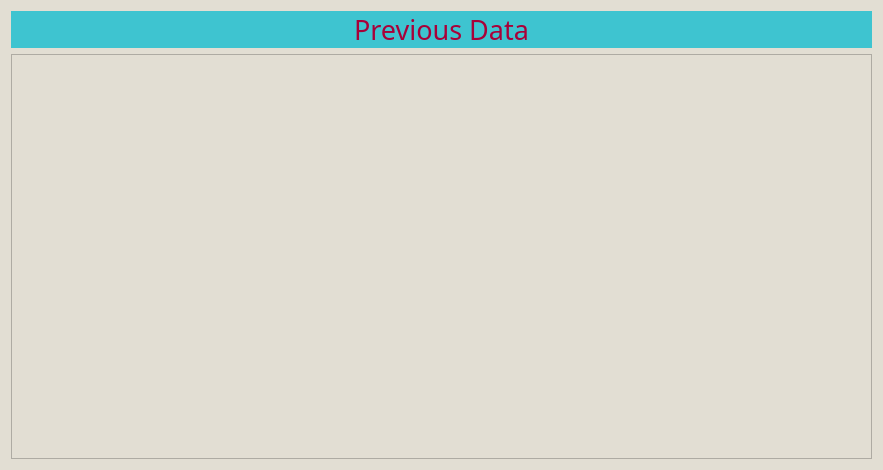
<?xml version="1.0" encoding="UTF-8"?>
<ui version="4.0">
 <class>displaywindow</class>
 <widget class="QDialog" name="displaywindow">
  <property name="geometry">
   <rect>
    <x>0</x>
    <y>0</y>
    <width>883</width>
    <height>470</height>
   </rect>
  </property>
  <property name="windowTitle">
   <string>Dialog</string>
  </property>
  <property name="styleSheet">
   <string notr="true">background-color: #E2DED3;

</string>
  </property>
  <layout class="QVBoxLayout" name="verticalLayout">
   <item>
    <widget class="QLabel" name="label">
     <property name="font">
      <font>
       <family>Octopus Game</family>
       <pointsize>20</pointsize>
      </font>
     </property>
     <property name="styleSheet">
      <string notr="true">color: #A80139;
background: #3EC4D0;</string>
     </property>
     <property name="text">
      <string>Previous Data</string>
     </property>
     <property name="alignment">
      <set>Qt::AlignCenter</set>
     </property>
    </widget>
   </item>
   <item>
    <widget class="QListView" name="dataDisplay"/>
   </item>
  </layout>
 </widget>
 <resources/>
 <connections/>
</ui>
